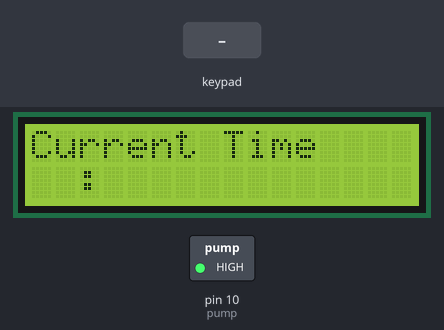
Bench run of a sketch on a simulated Arduino Uno, built with avr-gcc and run on an emulated ATmega328P. Parts: 16×2 character LCD, switched loads named in the sketch (green lamp = pin HIGH). The test bench sets the inputs (shaded band).

Above: at 0.8 s.
0.9 s: keypad keys 9 8 7 6 pressed 0.4 s apart
At 1.8 s:
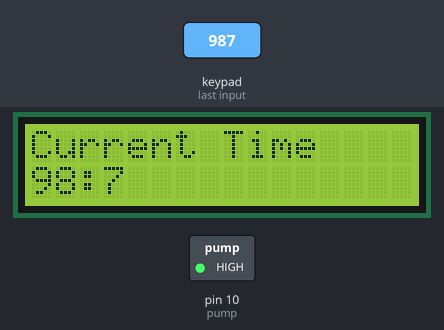
4.0 s: keypad keys 9 8 7 6 # pressed 0.4 s apart
At 5.7 s:
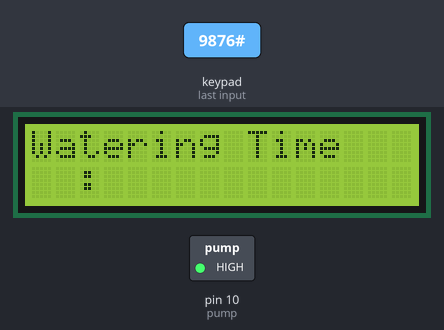
7.5 s: key '1' pressed
At 7.8 s:
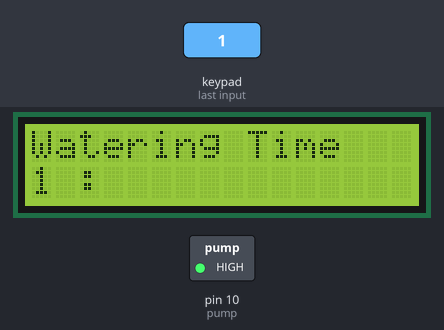
9.0 s: keypad keys 5 4 3 2 * pressed 0.4 s apart
At 10.9 s:
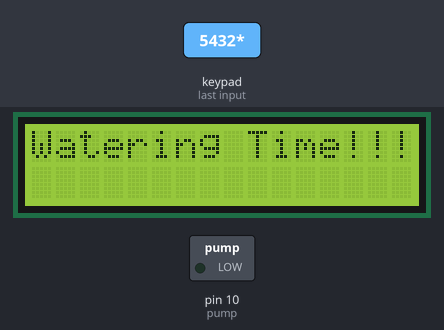
Timing chart, 0 to 21.9 s (numbered marks = the images above; inputs shaded):
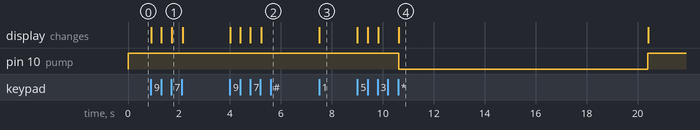

The sketch:

RTC-less_Watering_System.ino
```cpp
#include <Keypad.h>
#include <LCD.h>
#include <LiquidCrystal_I2C.h>
#define pump 10

unsigned int time = 0;;

const byte ROWS = 4;
const byte COLS = 4;

byte rowPins[ROWS] = {9,8,7,6};
byte colPins[COLS] = {5,4,3,2};

bool state = false;
bool watering = false;
bool wateringDone = false;
bool buttonPressed = false;

String input = "";
String jam[2],menit[2];
int iJam[2],iMenit[2],counter = 0, wateringCounter = 0;
char KeysID[] = {'1',  '2', '3', 'A', '4', '5', '6', 'B', '7', '8', '9', 'C', '*', '0', '#', 'D'};
char keys[ROWS][COLS] = {
  {KeysID[0],  KeysID[1], KeysID[2], KeysID[3]},
  {KeysID[4],  KeysID[5], KeysID[6], KeysID[7]},
  {KeysID[8],  KeysID[9], KeysID[10], KeysID[11]},
  {KeysID[12],  KeysID[13], KeysID[14], KeysID[15]}
};

Keypad keypad = Keypad( makeKeymap(keys), rowPins, colPins, ROWS, COLS);
LiquidCrystal_I2C lcd(0x27, 2, 1, 0, 4, 5, 6, 7, 3, POSITIVE);

void checkTime();
void getClock();
void setCurrentTime();
void setWateringTime();
void startClock();
void decodeClock();
void startWatering();
void wateringTimer();

void setup() {
  Serial.begin(9600);
  pinMode(pump,OUTPUT);
  digitalWrite(pump,HIGH);
  lcd.begin(16,2);
  lcd.backlight();
  lcd.setCursor(0,0);
  setCurrentTime();
  decodeClock();
  setWateringTime();
  decodeClock();
}

void loop() {
  startClock();
  checkTime();
  char key = keypad.getKey();
  if(key){
    if(key == KeysID[12]){
      buttonPressed = true;
      lcd.clear();
      lcd.setCursor(0,0);
      lcd.print("Watering Time!!!");
      startWatering();
    }
  }
  if(time == 0){
      // FOR DEBUGGING
//    Serial.print("Current Time: \t");
//    Serial.print(iJam[0]);
//    Serial.print(":");
//    Serial.print(iMenit[0]);
//    Serial.print(":");
//    Serial.println(counter);
//    Serial.print("Watering Time:\t");
//    Serial.print(iJam[1]);
//    Serial.print(":");
//    Serial.println(iMenit[1]);
    if(watering){
      lcd.clear();
      lcd.setCursor(0,0);
      lcd.print("Watering Time!!!");
//      Serial.println("Watering Time!!!");
    }else{
      lcd.clear();
      lcd.setCursor(0,0);
      lcd.print("Watering at:");
      lcd.setCursor(0,1);
      lcd.print(iJam[1]);
      lcd.print(":");
      lcd.print(iMenit[1]);
    }
  }
}

void setCurrentTime(){
  lcd.clear();
  lcd.print("Current Time");
  input = "";
  getClock();
  state = true;
}

void setWateringTime(){
  lcd.clear();
  lcd.print("Watering Time");
  input = "";
  getClock();
  state = false;
}

void getClock(){
  lcd.setCursor(2,2);
  lcd.print(":");
  unsigned int jml = 0;
  while(true){
    char key = keypad.getKey();
    if(key){
      if(key != KeysID[3] && key != KeysID[7] && key != KeysID[11] && key != KeysID[12] && key != KeysID[14] && key != KeysID[15]){
        if(jml == 2){
          input += ":";
          jml++;
        }
        input += key;
        jml++;
        for(unsigned int x = 0; x < input.length(); x++){
          lcd.setCursor(x,1);
          lcd.print(input[x]);
        }
        if(jml == 5){
//            Serial.println("break");
            break;
        }
      }
    }
  }
}
void decodeClock(){
  if(state){
    jam[0] += input[0];
    jam[0] += input[1];
    iJam[0] = jam[0].toInt();
    menit[0] += input[3];
    menit[0] += input[4];
    iMenit[0] = menit[0].toInt();
    if(iJam[0] > 24 || iMenit[0] > 60){
      lcd.clear();
      lcd.setCursor(0,0);
      lcd.print("INPUT SALAH");
      iJam[0] = 0;
      iMenit[0] = 0;
      setCurrentTime();
    }
  }else{
    jam[1] += input[0];
    jam[1] += input[1];
    iJam[1] = jam[1].toInt();
    menit[1] += input[3];
    menit[1] += input[4];
    iMenit[1] = menit[1].toInt();
    if(iJam[1] > 24 || iMenit[1] > 60){
      lcd.clear();
      lcd.setCursor(0,0);
      lcd.print("INPUT SALAH");
      setWateringTime();
    }
  }
}
void checkTime(){
  if(iJam[0] == iJam[1] && iMenit[0] == iMenit[1] && wateringCounter < 10 && wateringDone == false || buttonPressed == true){
    startWatering();
    wateringDone = true;
  }
  else if(iJam[0] == iJam[1]){
    if(iMenit[0] != iMenit[1]){
      wateringDone = false;
    }
  }
  wateringTimer();
}
void startClock(){
  delay(10);
  time++;
  if(time == 100){
    counter++;
    if(watering){
      wateringCounter++;
    }
    time = 0;
  }
  if(counter == 60){
    counter = 0;
    iMenit[0]++;
  }
  if(iMenit[0] == 60){
    iMenit[0] = 0;
    iJam[0]++;
  }
  if(iJam[0] == 24){
    iJam[0] = 0;
  }
}

void startWatering(){
  watering = true;
  digitalWrite(pump,LOW);    //ACTIVE LOW
}

void wateringTimer(){
  if(wateringCounter == 10){
    watering = false;
    wateringCounter = 0;
    digitalWrite(pump,HIGH); //ACTIVE LOW
    if(buttonPressed = true){
      buttonPressed = false;
    }
  }
}
```

Measured:
- after the input at 0.9 s, the display: first changes at once (image 1 shows a later state)
- after the input at 4.0 s, the display: first changes at once (image 2 shows a later state)
- after the input at 7.5 s, the display: changes at once (image 3)
- after the input at 9.0 s, pin 10 (pump): HIGH → LOW after 1.6 s, → HIGH 9.8 s later; the display: first changes at once (image 4 shows a later state)
